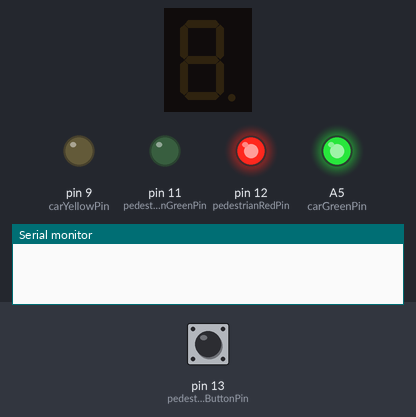
Bench run of a sketch on a simulated Arduino Uno, built with avr-gcc and run on an emulated ATmega328P. Parts: 1-digit seven-segment display, output pins drawn as LEDs (lit = HIGH), the last lines printed to the serial monitor. Wiring (inferred from the names in the program): 1-digit 7-segment display, segments lit when HIGH: segments pin 2, pin 3, pin 4, pin 5, pin 6, pin 7, pin 8, pin 10. Inputs (shaded band) come from the test bench; at power-on: pin 13 (pedestrianButtonPin) LOW. The segment pins are drawn as the display they are named for; pins used as bus, display or sensor lines are not drawn.

Above: at 1.2 s.
1.3 s: pin 13 (pedestrianButtonPin) pulled HIGH for 0.15 s
At 2.1 s:
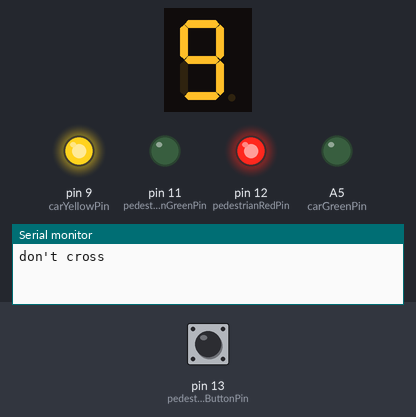
At 11.7 s:
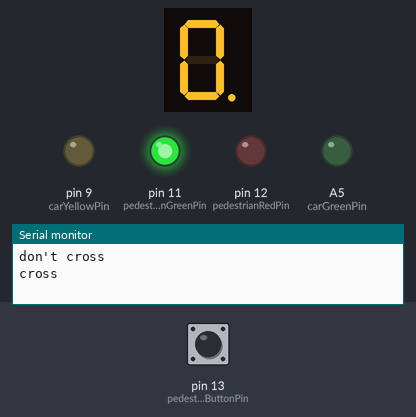
Timing chart, 0 to 13.2 s (numbered marks = the images above; inputs shaded):
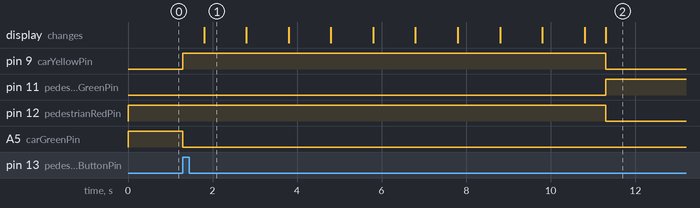

The sketch:

trafic.ino
```cpp
// Define the pins for the traffic lights and pedestrian button
const int carGreenPin = A5;
const int carYellowPin = 9;
const int carRedPin = 10;
const int pedestrianGreenPin = 11;
const int pedestrianRedPin = 12;
const int pedestrianButtonPin = 13;
// Define the pins for the 7-segment display
const int segmentA = 2;
const int segmentB = 3;
const int segmentC = 4;
const int segmentD = 5;
const int segmentE = 6;
const int segmentF = 7;
const int segmentG = 8;

// Define the numbers to be displayed on the 7-segment display
const int digits[10][7] = {
  {1, 1, 1, 1, 1, 1, 0}, // 0
  {0, 1, 1, 0, 0, 0, 0}, // 1
  {1, 1, 0, 1, 1, 0, 1}, // 2
  {1, 1, 1, 1, 0, 0, 1}, // 3
  {0, 1, 1, 0, 0, 1, 1}, // 4
  {1, 0, 1, 1, 0, 1, 1}, // 5
  {1, 0, 1, 1, 1, 1, 1}, // 6
  {1, 1, 1, 0, 0, 0, 0}, // 7
  {1, 1, 1, 1, 1, 1, 1}, // 8
  {1, 1, 1, 1, 0, 1, 1}  // 9
};


void setup() {
  Serial.begin(9600);
  // Set the pins as output or input
  pinMode(carGreenPin, OUTPUT);
  pinMode(carYellowPin, OUTPUT);
  pinMode(carRedPin, OUTPUT);
  pinMode(pedestrianGreenPin, OUTPUT);
  pinMode(pedestrianRedPin, OUTPUT);
  pinMode(pedestrianButtonPin, INPUT);
  // Set the pins for the segments as outputs
  pinMode(segmentA, OUTPUT);
  pinMode(segmentB, OUTPUT);
  pinMode(segmentC, OUTPUT);
  pinMode(segmentD, OUTPUT);
  pinMode(segmentE, OUTPUT);
  pinMode(segmentF, OUTPUT);
  pinMode(segmentG, OUTPUT);


  // Set the initial state of the traffic lights
  digitalWrite(carGreenPin, HIGH);
  digitalWrite(carYellowPin, LOW);
  digitalWrite(carRedPin, LOW);
  digitalWrite(pedestrianGreenPin, LOW);
  digitalWrite(pedestrianRedPin, HIGH);

}

void loop() {
  // Check if the pedestrian button is pressed
  if (digitalRead(pedestrianButtonPin) == HIGH) {
    // Pedestrian wants to cross
    digitalWrite(carGreenPin, LOW);
    digitalWrite(carYellowPin, HIGH);
    digitalWrite(carRedPin, LOW);
    digitalWrite(pedestrianGreenPin, LOW);
    digitalWrite(pedestrianRedPin, HIGH);
    // Display "don't cross" on the monitor
      Serial.println("don't cross");

    for (int i = 9; i >= 0; i--) {
      digitalWrite(carYellowPin, HIGH);
      delay(500);
    //digitalWrite(carYellowPin, LOW);

    digitalWrite(segmentA, digits[i][0]);
    digitalWrite(segmentB, digits[i][1]);
    digitalWrite(segmentC, digits[i][2]);
    digitalWrite(segmentD, digits[i][3]);
    digitalWrite(segmentE, digits[i][4]);
    digitalWrite(segmentF, digits[i][5]);
    digitalWrite(segmentG, digits[i][6]);
    delay(500);
    }


    digitalWrite(carGreenPin, LOW);
    digitalWrite(carYellowPin, LOW);
    digitalWrite(carRedPin, HIGH);
    digitalWrite(pedestrianGreenPin, HIGH);
    digitalWrite(pedestrianRedPin, LOW);
    // Display "cross" on the monitor
          Serial.println("cross");
    // Wait 15 seconds
    delay(15000);
    // Pedestrian has finished crossing
     // Wait 5 seconds
    for (int i = 5; i >= 0; i--) {
    digitalWrite(segmentA, digits[i][0]);
    digitalWrite(segmentB, digits[i][1]);
    digitalWrite(segmentC, digits[i][2]);
    digitalWrite(segmentD, digits[i][3]);
    digitalWrite(segmentE, digits[i][4]);
    digitalWrite(segmentF, digits[i][5]);
    digitalWrite(segmentG, digits[i][6]);
          delay(1000);

    }
        Serial.println("don't cross");
    digitalWrite(carYellowPin, LOW);
    digitalWrite(carRedPin, LOW);
    digitalWrite(pedestrianRedPin, LOW);
    digitalWrite(carYellowPin, HIGH);
    digitalWrite(pedestrianRedPin, HIGH);
  } else {
    // No pedestrian wants to cross
    digitalWrite(carGreenPin, HIGH);
    digitalWrite(carYellowPin, LOW);
    digitalWrite(carRedPin, LOW);
    digitalWrite(pedestrianGreenPin, LOW);
    digitalWrite(pedestrianRedPin, HIGH);
  }
}


 
```

Measured:
- after the input at 1.3 s, pin 9 (carYellowPin): LOW → HIGH at once, → LOW 10.0 s later; pin 11 (pedestrianGreenPin): LOW → HIGH after 10.0 s; pin 12 (pedestrianRedPin): HIGH → LOW after 10.0 s; A5 (carGreenPin): HIGH → LOW at once; the display: changes after 0.50 s (image 1)
- what the display in image 1 shows lasts 1.0 s, from 1.8 s to 2.8 s
